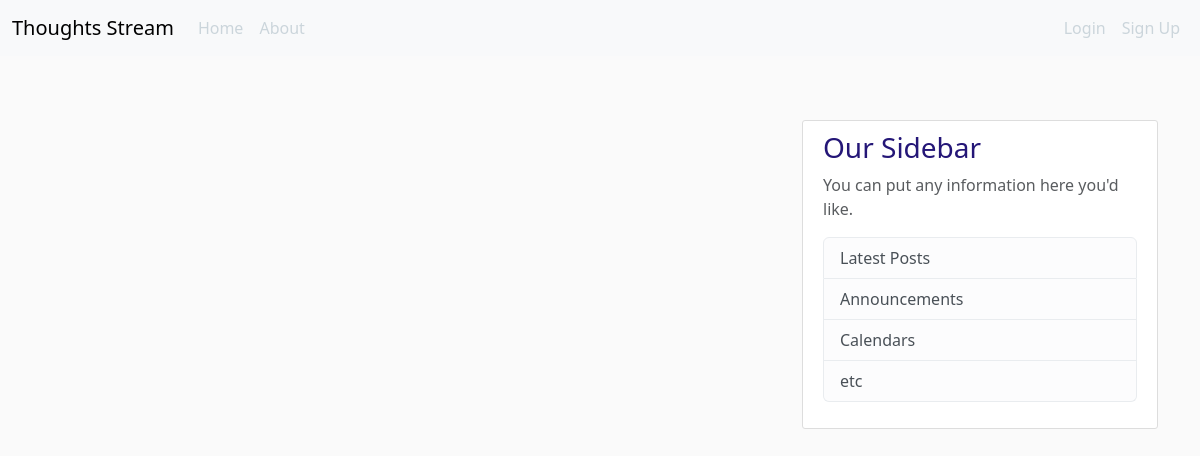
Before: / with the older database file.
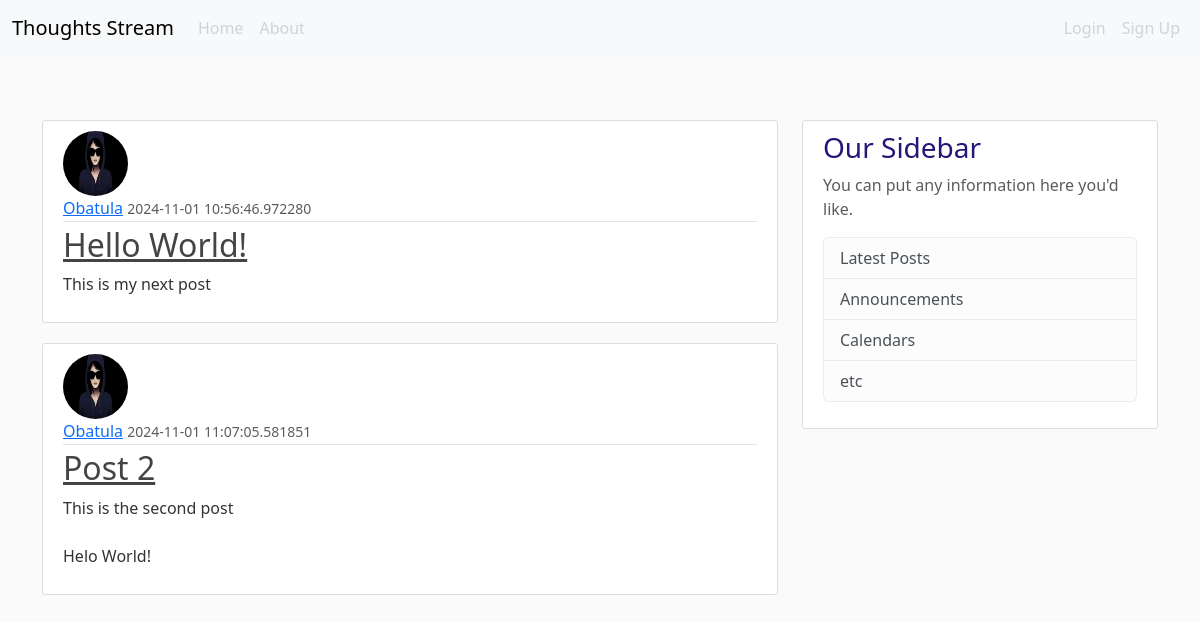
After: the same page with the newer database file.
### backend/models.py (models this page shows, shortened)
class Post(db.Model):
    id = db.Column(db.Integer, primary_key=True)
    title = db.Column(db.String(100), nullable=True)
    date = db.Column(db.DateTime, nullable=False, default=datetime.now(timezone.utc))
    content = db.Column(db.Text, nullable=False)
    user_id = db.Column(db.Integer, db.ForeignKey("user.id"), nullable=True)

class User(db.Model, UserMixin):
    id = db.Column(db.Integer, primary_key=True)
    username = db.Column(db.String(20), unique=True, nullable=False)
    email = db.Column(db.String(100), unique=True, nullable=False)
    image = db.Column(db.String(20), default="default.png")
    password = db.Column(db.String(60), nullable=False)
    posts = db.relationship("Post", backref="author", lazy=True)

### backend/routes.py (the view)
@app.route("/")
def home():
    posts = Post.query.all()
    return render_template('home.html', posts=posts)

### backend/templates/home.html
{% extends "base.html" %}
{% block content %}
    {% for post in posts %}
        <article class="media content-section">
            <img class="rounded-circle article-img" src="{{ url_for('static', filename=post.author.image) }}" alt="">
            <div class="media-body">
            <div class="article-metadata">
                <a class="mr-2" href="#">{{ post.author.username }}</a>
                <small class="text-muted">{{ post.date }}</small>
            </div>
            <h2><a class="article-title" href="{{ url_for('get_post', _id=post.id) }}">{{ post.title }}</a></h2>
            <p class="article-content">{{ post.content }}</p>
            </div>
        </article>
    {% endfor %}
{% endblock content %}

### backend/templates/base.html (shortened to what this page needs)
<!DOCTYPE html>
<html>
    <head>
        <link href="https://cdn.jsdelivr.net/npm/bootstrap@5.3.3/dist/css/bootstrap.min.css" rel="stylesheet">
        <link rel="stylesheet" type="text/css" href="{{ url_for('static', filename='style.css') }}">
    </head>
    <body>
        <header class="site-header">
            <nav class="navbar navbar-expand-lg bg-body-tertiary">
                <div class="container-fluid">
                <a class="navbar-brand" href="#">Thoughts Stream</a>
                <div class="collapse navbar-collapse" id="navbarText">
                    <ul class="navbar-nav me-auto mb-2 mb-lg-0">
                    <li class="nav-item">
                        <a class="nav-link" href="{{ url_for('home') }}">Home</a>
                    </li>
                    <li class="nav-item">
                        <a class="nav-link" href="{{ url_for('about') }}">About</a>
                    </li>
                    </ul>
                    <div class="navbar-nav">
                        {% if current_user.is_authenticated %}
                        <a class="nav-item nav-link" href="{{ url_for('new_post') }}">Thoughts</a>
                        <a class="nav-item nav-link" href="{{ url_for('profile') }}">Profile</a>
                        <a class="nav-item nav-link" href="{{ url_for('logout') }}">Logout</a>
                        {% else %}
                        <a class="nav-item nav-link" href="{{ url_for('login') }}">Login</a>
                        <a class="nav-item nav-link" href="{{ url_for('register') }}">Sign Up</a>
                        {% endif %}
                    </div>
                </div>
                </div>
            </nav>
        </header>
        <main role="main" class="container">
            <div class="row">
              <div class="col-md-8">
                {% block content %}{% endblock %}
              </div>
              <div class="col-md-4">
                <div class="content-section">
                  <h3>Our Sidebar</h3>
                  <p class='text-muted'>You can put any information here you'd like.
                    <ul class="list-group">
                      <li class="list-group-item list-group-item-light">Latest Posts</li>
                      <li class="list-group-item list-group-item-light">Announcements</li>
                      <li class="list-group-item list-group-item-light">Calendars</li>
                      <li class="list-group-item list-group-item-light">etc</li>
                    </ul>
                  </p>
                </div>
              </div>
            </div>
        </main>
    </body>
</html>

### backend/static/style.css (style rules this page uses)
body { background: #fafafa; color: #333333; margin: auto; }
.container { margin-top: 4rem; }
h1, h2, h3, h4, h5, h6 { color: #241677; }
.navbar-nav .nav-link { color: #cbd5db; }
.content-section { background: #ffffff; padding: 10px 20px; border: 1px solid #dddddd; border-radius: 3px; margin-bottom: 20px; }
.article-title { color: #444444; }
.article-content { white-space: pre-line; }
.article-img { height: 65px; width: 65px; margin-right: 16px; }
.article-metadata { padding-bottom: 1px; margin-bottom: 4px; border-bottom: 1px solid #e3e3e3 }

Changed rows visible on the page:
added Post: image (placeholder picture), author.username "Obatula", date "2024-11-01 10:56:46.972280", title "Hello World!", content "This is my next post"
added Post: image (placeholder picture), author.username "Obatula", date "2024-11-01 11:07:05.581851", title "Post 2", content "This is the second post Helo World!"
